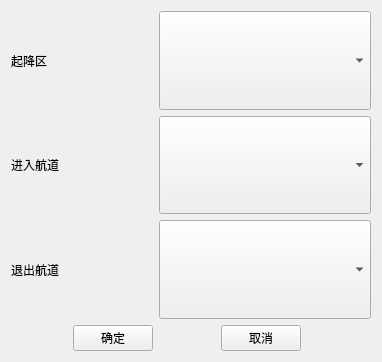
<?xml version="1.0" encoding="UTF-8"?>
<ui version="4.0">
 <class>UAVAreaChooseDialog</class>
 <widget class="QWidget" name="UAVAreaChooseDialog">
  <property name="geometry">
   <rect>
    <x>0</x>
    <y>0</y>
    <width>382</width>
    <height>362</height>
   </rect>
  </property>
  <property name="windowTitle">
   <string>Form</string>
  </property>
  <layout class="QGridLayout" name="gridLayout">
   <item row="3" column="4">
    <spacer name="horizontalSpacer_2">
     <property name="orientation">
      <enum>Qt::Horizontal</enum>
     </property>
     <property name="sizeHint" stdset="0">
      <size>
       <width>66</width>
       <height>20</height>
      </size>
     </property>
    </spacer>
   </item>
   <item row="0" column="2" colspan="3">
    <widget class="QComboBox" name="comboBox_takeoff">
     <property name="sizePolicy">
      <sizepolicy hsizetype="Preferred" vsizetype="Preferred">
       <horstretch>0</horstretch>
       <verstretch>0</verstretch>
      </sizepolicy>
     </property>
    </widget>
   </item>
   <item row="3" column="1">
    <widget class="QPushButton" name="pbtn_OK">
     <property name="sizePolicy">
      <sizepolicy hsizetype="Preferred" vsizetype="Preferred">
       <horstretch>0</horstretch>
       <verstretch>0</verstretch>
      </sizepolicy>
     </property>
     <property name="text">
      <string>确定</string>
     </property>
    </widget>
   </item>
   <item row="3" column="2">
    <spacer name="horizontalSpacer_3">
     <property name="orientation">
      <enum>Qt::Horizontal</enum>
     </property>
     <property name="sizeHint" stdset="0">
      <size>
       <width>57</width>
       <height>20</height>
      </size>
     </property>
    </spacer>
   </item>
   <item row="0" column="0">
    <widget class="QLabel" name="label_5">
     <property name="text">
      <string>起降区</string>
     </property>
    </widget>
   </item>
   <item row="2" column="2" colspan="3">
    <widget class="QComboBox" name="comboBox_out">
     <property name="sizePolicy">
      <sizepolicy hsizetype="Preferred" vsizetype="Preferred">
       <horstretch>0</horstretch>
       <verstretch>0</verstretch>
      </sizepolicy>
     </property>
    </widget>
   </item>
   <item row="3" column="0">
    <spacer name="horizontalSpacer">
     <property name="orientation">
      <enum>Qt::Horizontal</enum>
     </property>
     <property name="sizeHint" stdset="0">
      <size>
       <width>58</width>
       <height>20</height>
      </size>
     </property>
    </spacer>
   </item>
   <item row="1" column="2" colspan="3">
    <widget class="QComboBox" name="comboBox_in">
     <property name="sizePolicy">
      <sizepolicy hsizetype="Preferred" vsizetype="Preferred">
       <horstretch>0</horstretch>
       <verstretch>0</verstretch>
      </sizepolicy>
     </property>
    </widget>
   </item>
   <item row="1" column="0">
    <widget class="QLabel" name="label_3">
     <property name="text">
      <string>进入航道</string>
     </property>
    </widget>
   </item>
   <item row="3" column="3">
    <widget class="QPushButton" name="pbtn_Cancel">
     <property name="sizePolicy">
      <sizepolicy hsizetype="Preferred" vsizetype="Fixed">
       <horstretch>0</horstretch>
       <verstretch>0</verstretch>
      </sizepolicy>
     </property>
     <property name="text">
      <string>取消</string>
     </property>
    </widget>
   </item>
   <item row="2" column="0">
    <widget class="QLabel" name="label_4">
     <property name="text">
      <string>退出航道</string>
     </property>
    </widget>
   </item>
  </layout>
 </widget>
 <resources/>
 <connections/>
</ui>
